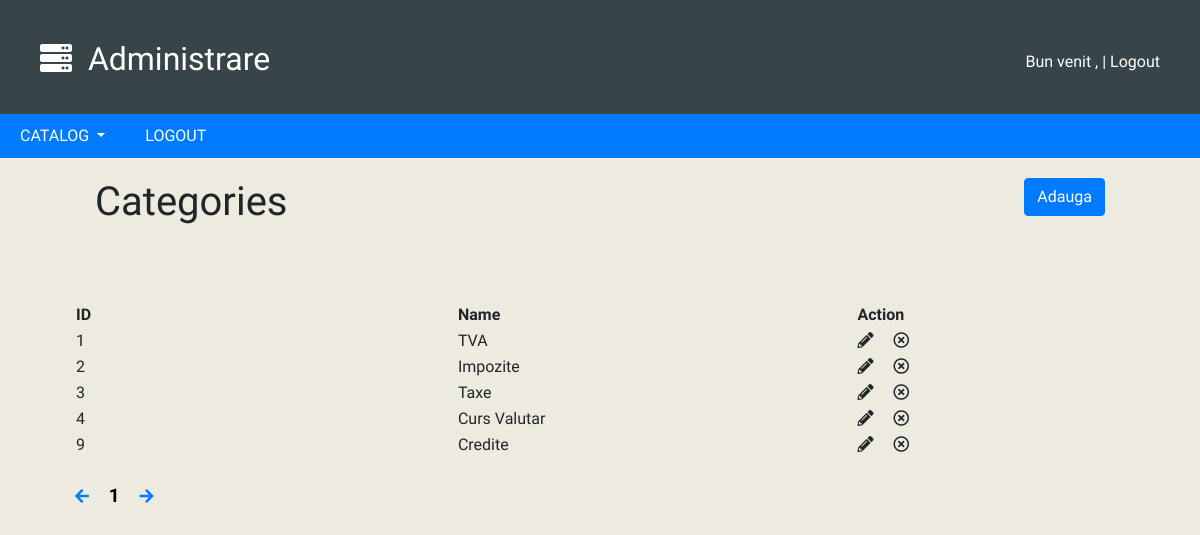
Screenshot of /admin/category.php with the database file from the repository.
### tables this page shows
CREATE TABLE `categories` (
  `id` int(6) NOT NULL,
  `name` text NOT NULL
);

### admin/category.php (the view, shortened to what this page needs)
<?
include 'config.php';
include 'header.php';
$page = $_GET['page'];
$end = 10;
$start = ($page * $end) - $end;
?>
<body>
  <div class="container-fluid">
    <div class="row">
      <div class="col-md-6">
        <h1>Categories</h1>
      </div>
      <div class="col-md-6 pull">
        <a href="category.php?page=<?= $_GET['page']; ?>&action=add" class="btn btn-primary">Adauga</a>
      </div>
    </div>
    <br><br>
    <table>
      <tr>
        <th width=600><b>ID</b></th>
        <th width=600><b>Name</b></th>
        <th width=400><b>Action</b></th>
      </tr>
      <?
        $result = mysqli_query($conn,"SELECT * FROM categories LIMIT $start,$end");
         while($row = mysqli_fetch_array($result)):
       ?>
       <tr>
         <td><? echo $row['id']; ?></td>
         <td><? echo $row['name']; ?></td>
         <td>
           <i class="fas fa-pencil-alt" onclick="window.location='category.php?page=<? echo $_GET['page']; ?>&edit_id=<? echo $row['id']; ?>&action=edit'"></i>
           <i class="far fa-times-circle" onclick="if(confirm('Are you sure?'))window.location='category.php?page=<? echo $_GET['page']; ?>&edit_id=<? echo $row['id']; ?>&action=remove'"></i>
         </td>
       </tr>
     <? endwhile;?>
    </table>
    <br>
    <a href="category.php?page=<?= ($_GET['page'] - 1 == 0) ? $_SESSION['category_total'] : $_GET['page'] - 1;?>">
      <i class="fas fa-arrow-left arrow-page"></i>
    </a>
    <? for($i = 1;$i<=$_SESSION['cateory_total'] ; $i++): ?>
      <a href="products.php?page=<? echo $i; ?>" class="<? if($_GET['page'] == $i) echo 'selected'; ?>"><? echo $i; ?></a>
    <? endfor; ?>
    <a href="category.php?page=<?=  ($_GET['page'] + 1 == $_SESSION['category_total']+1) ? 1 : $_GET['page'] + 1; ?>">
      <i class="fas fa-arrow-right arrow-page"></i>
    </a>
  </div>
</body>

### admin/admin_style.css (style rules this page uses)
body { background-color:#EDEAE0;font-family:Raleway }
.container-fluid { width:90%;margin:auto; }
.row { padding:20px; }
.selected { color:black;text-decoration:none;font-weight:bold;font-size:19px; }
.pull { text-align:right; }

### rows the page displays
categories: id "1", name "TVA"
categories: id "2", name "Impozite"
categories: id "3", name "Taxe"
categories: id "4", name "Curs Valutar"
categories: id "9", name "Credite"
